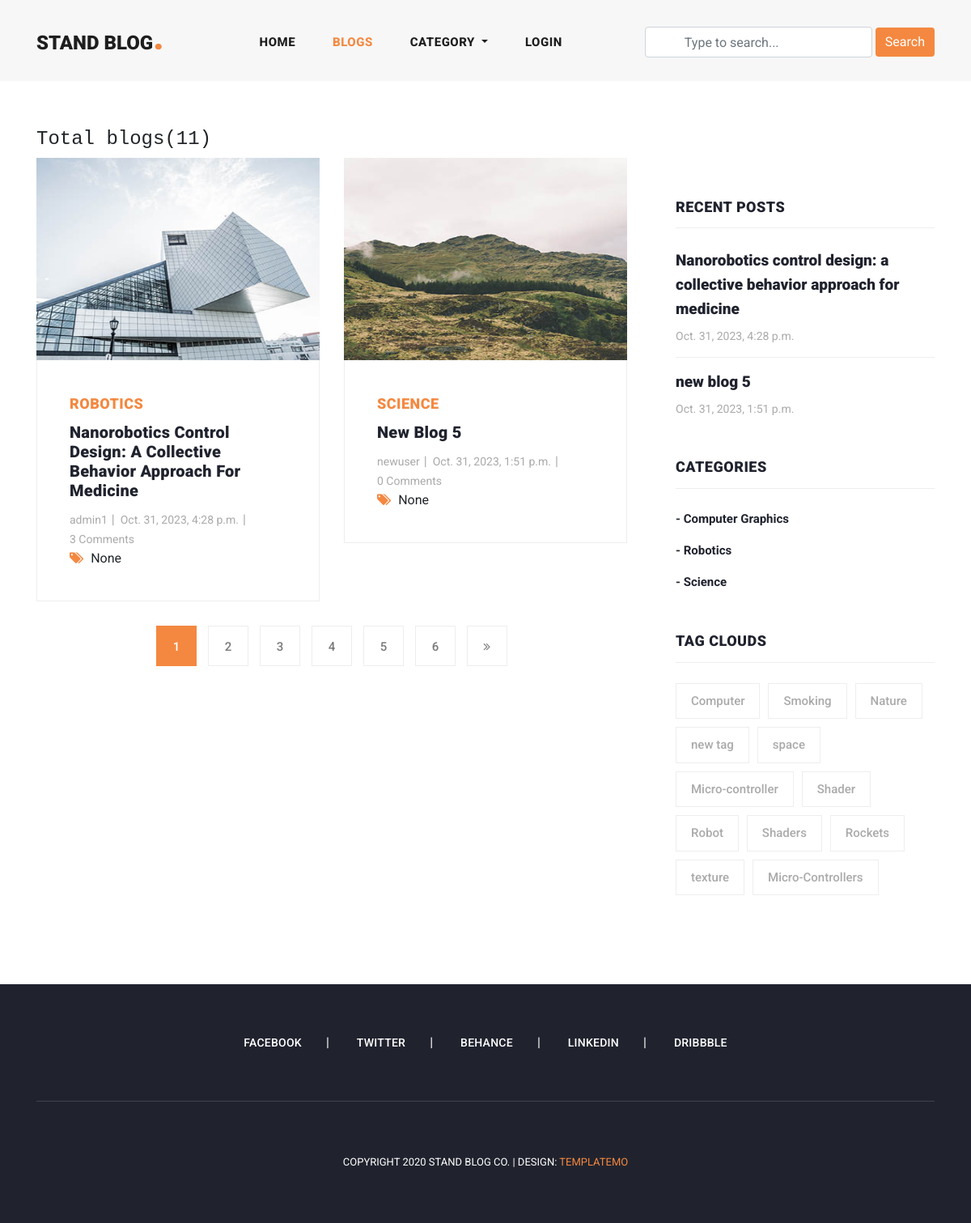
The app's page /blogs/ with its own data.
### blog/models.py (models this page shows, shortened)
class Blog(models.Model):
    user = models.ForeignKey(User, related_name= 'user_blogs', on_delete=models.CASCADE)
    category = models.ForeignKey(Category, related_name= 'category_blogs', on_delete=models.CASCADE)
    tag = models.ManyToManyField(Tag, related_name= 'tag_blogs', blank=True)
    created_date = models.DateTimeField(auto_now_add=True)
    title = models.CharField(max_length=150)
    description = RichTextField()
    slug = models.SlugField(max_length=100, blank=True, null=True)
    banner = models.ImageField(upload_to="blog_banners")
    likes = models.ManyToManyField(User, related_name= 'user_likes', blank=True)

class Category(models.Model):
    class Meta:
        verbose_name_plural = 'categories'
        verbose_name = 'category'
        ordering = ['title']
    title = models.CharField(max_length=150, unique=True)
    slug = models.SlugField(blank=True, null=True)
    created_date = models.DateTimeField(auto_now_add=True)

class Tag(models.Model):
    title = models.CharField(max_length=150)
    slug = models.SlugField(blank=True, null=True)
    created_date = models.DateTimeField(auto_now_add=True)

### user_profile/models.py (models this page shows, shortened)
class User(AbstractUser):
    email = models.EmailField(max_length=150, unique=True, error_messages={'unique': "The email must be unique"})
    profile_image = models.ImageField(null = True, blank = True, upload_to = "profile_images")
    REQUIRED_FIELDS = ["email"]
    object = CustomUserManager()
    followers = models.ManyToManyField("Follow")  # returning string from Follow class to here

### blog/views.py (the view)
# urls.py: path('blogs/', blogs, name='blogs'),
def blogs(request):
    queryset = Blog.objects.order_by('-created_date')
    tags = Tag.objects.order_by('-created_date')
    page = request.GET.get('page', 1)   # need to access by url(eg. ?page=3) otherwise, default page=1
    paginator = Paginator(queryset, 2)  # two blogs per page
    try:
        blogs = paginator.page(page)
    except EmptyPage:
        blogs = paginator.page(1)
    except PageNotAnInteger:
        blogs = paginator.page(1)
        return redirect('blogs')
    context = {
        "blogs": blogs,
        "tags": tags,
        "paginator": paginator
    }
    return render(request, 'blogs.html', context)

### blog/context_processors.py (called while the page is built)
def get_all_categories(request):
    categories = Category.objects.all()
    context = {
       "categories": categories
    }
    return context

### user_profile/context_processors.py (called while the page is built, shortened)
def user_notifications(request):
    context = {}
    return context

### template/blogs.html (shortened to what this page needs)
{% extends 'base.html' %}
{% load static %}
{% block content %}
<section class="blog-posts grid-system">
  <div class="container">
    <div class="row">
      <div class="col-md-8">
        <h4 class="text-monospace py-2">Total blogs({{paginator.object_list.count}})</h4>
      </div>
      <div class="col-lg-8">
        <div class="all-blog-posts">
          <div class="row">
            {% for blog in blogs %}
            {% include "blog_card.html" %}
            {% endfor %}
            <div class="col-lg-12">
            {% include "pagination.html" %}
            </div>
          </div>
        </div>
      </div>
      {%include 'sidebar.html' %}
    </div>
  </div>
</section>
{% endblock %}

### template/blog_card.html
<div class="col-lg-6">
  <div class="blog-post">
    <div class="blog-thumb">
      <img src="{{blog.banner.url}}" alt="">
    </div>
    <div class="down-content">
      <span>{{blog.category.title}}</span>
      <a href="{% url 'blog_details' blog.slug %}">
        <h4>{{blog.title}}</h4>
      </a>
      <ul class="post-info">
        <li><a href="{% url 'view_user_info' blog.user.username %}">{{blog.user.username}}</a></li>
        <li><a href="javascript:void(0);">{{blog.created_date}}</a></li>
        <li><a href="javascript:void(0);">{{blog.blog_comment.all.count}} Comments</a></li>
      </ul>
      <div class="post-options">
        <div class="row">
          <div class="col-lg-12">
            <ul class="post-tags">
              <li><i class="fa fa-tags"></i></li>
              {% if blog.tag.all.count > 0 %}
              {% for tag in blog.tag.all %}
              <li><a href="#">{{tag.title}}</a></li>
              {% endfor %}
              {% else %}
              None
              {%endif%}
            </ul>
          </div>
        </div>
      </div>
    </div>
  </div>
</div>

### template/sidebar.html
<div class="col-lg-4">
    <div class="sidebar">
      <div class="row">
        <div class="col-lg-12">
          <div class="sidebar-item recent-posts">
            <div class="sidebar-heading">
              <h2>Recent Posts</h2>
            </div>
            <div class="content">
              <ul>
                {% for blog in blogs|slice:"3" %}
                <li><a href="{% url 'blog_details' blog.slug %}">
                  <h5>{{blog.title}}</h5>
                  <span>{{blog.created_date}}</span>
                </a></li>
                {% endfor %}
              </ul>
            </div>
          </div>
        </div>
        <div class="col-lg-12">
          <div class="sidebar-item categories">
            <div class="sidebar-heading">
              <h2>Categories</h2>
            </div>
            <div class="content">
              <ul>
                {% for category in categories %}
                <li><a href="{% url 'category_blogs' category.slug %}">- {{category.title}}</a></li>
                {% endfor %}
              </ul>
            </div>
          </div>
        </div>
        <div class="col-lg-12">
          <div class="sidebar-item tags">
            <div class="sidebar-heading">
              <h2>Tag Clouds</h2>
            </div>
            <div class="content">
              <ul>
                {% for tag in tags %}
                <li><a href="{% url 'tag_blogs' tag.slug %}">{{tag.title}}</a></li>
                {% endfor %}
              </ul>
            </div>
          </div>
        </div>
      </div>
    </div>
  </div>

### assets/css/templatemo-stand-blog.css (style rules this page uses)
body { font-family: 'Roboto', sans-serif; overflow-x: hidden; text-rendering: optimizeLegibility; -webkit-font-smoothing: antialiased; -moz-osx-font-smoothing: grayscale; }
a { text-decoration: none!important; }
ul { padding: 0; margin: 0; list-style: none; }
h1,h2,h3,h4,h5,h6 { margin: 0px; }
.blog-posts { margin-top: 50px; }
.blog-posts .blog-post { margin-bottom: 30px; }
.blog-posts .blog-thumb img { width: 100%; height: 250px; overflow: hidden; }
.blog-posts .down-content { padding: 40px; border-right: 1px solid #eee; border-left: 1px solid #eee; border-bottom: 1px solid #eee; }
.blog-posts .down-content span { font-size: 18px; text-transform: uppercase; letter-spacing: 0.5px; font-weight: 900; color: #f48840; }
.blog-posts .down-content h4 { font-size: 24px; text-transform: capitalize; letter-spacing: 0.5px; font-weight: 900; color: #20232e; margin: 10px 0px 12px 0px; }
.blog-posts .down-content ul.post-info li { display: inline-block; margin-right: 8px; }
.blog-posts .down-content ul.post-info li:after { content: '|'; color: #aaa; margin-left: 8px; }
.blog-posts .down-content h4 { font-size: 20px; letter-spacing: 0.25px; }
.grid-system .down-content ul.post-info li { margin-right: 3px; }
.grid-system .down-content ul.post-info li:after { margin-left: 5px; }
.blog-posts .down-content ul.post-info li:last-child::after { display: none; }
.blog-posts .down-content ul.post-info li a { font-size: 14px; color: #aaa; font-weight: 400; transition: all .3s; }
.blog-posts .down-content ul.post-tags li, .blog-posts .down-content ul.post-share li { display: inline-block; }
.blog-posts .down-content ul.post-tags li:first-child i, .blog-posts .down-content ul.post-share li:first-child i { color: #f48840; margin-right: 5px; }
.blog-posts .down-content ul.post-tags li, .blog-posts .down-content ul.post-share li { color: #aaa; }
.blog-posts .sidebar-heading h2 { font-size: 18px; text-transform: uppercase; font-weight: 900; letter-spacing: 0.5px; color: #20232e; border-bottom: 1px solid #eee; padding-bottom: 15px; margin-bottom: 25px; }
.sidebar { margin-left: 30px; }
.sidebar .sidebar-item { margin-top: 50px; }
.sidebar .sidebar-heading h2 { font-size: 18px; text-transform: uppercase; font-weight: 900; letter-spacing: 0.5px; color: #20232e; border-bottom: 1px solid #eee; padding-bottom: 15px; margin-bottom: 25px; }
.sidebar .recent-posts ul li { margin-bottom: 15px; padding-bottom: 15px; border-bottom: 1px solid #eee; }
.sidebar .recent-posts ul li:last-child { margin-bottom: 0px; padding-bottom: 0px; border-bottom: none; }
.sidebar .recent-posts ul li h5 { font-size: 19px; font-weight: 900; color: #20232e; line-height: 30px; transition: all 0.3s; }
.sidebar .recent-posts ul li span { display: block; font-size: 14px; color: #aaa; margin-top: 8px; }
.sidebar .categories ul li { margin-bottom: 15px; }
.sidebar .categories ul li:last-child { margin-bottom: 0px; }
.sidebar .categories ul li a { font-size: 15px; font-weight: 700; color: #20232e; transition: all .3s; }
.sidebar .tags ul li { margin-right: 6px; display: inline-block; }
.sidebar .tags ul li { margin-bottom: 10px; }
.sidebar .tags ul li a { font-size: 15px; font-weight: 500; color: #aaa; display: inline-block; border: 1px solid #eee; padding: 10px 18px; transition: all .3s; }

### records on screen
Blog: banner (picture), category "ROBOTICS", title "Nanorobotics Control Design: A Collective Behavior Approach For Medicine", user.username "admin1", created_date "Oct. 31, 2023, 4:28 p.m.", blog_comment.all.count "3", shows "None", title "Nanorobotics control design: a collective behavior approach for medicine"
Blog: banner (picture), category "SCIENCE", title "New Blog 5", user.username "newuser", created_date "Oct. 31, 2023, 1:51 p.m.", blog_comment.all.count "0", shows "None", title "new blog 5"
Category: title "Computer Graphics"
Category: title "Robotics"
Category: title "Science"
Tag: title "Computer"
Tag: title "Smoking"
Tag: title "Nature"
Tag: title "new tag"
Tag: title "space"
Tag: title "Micro-controller"
Tag: title "Shader"
Tag: title "Robot"
Tag: title "Shaders"
Tag: title "Rockets"
Tag: title "texture"
Tag: title "Micro-Controllers"

### other values on screen
{{ paginator.object_list.count }} "11"
{{ page }} "1"
{{ page }} "2" "3" "4" "5" "6"
